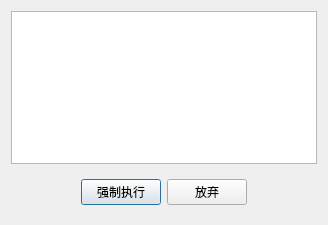
<?xml version="1.0" encoding="UTF-8"?>
<ui version="4.0">
 <class>OperationAlarmDialog</class>
 <widget class="QDialog" name="OperationAlarmDialog">
  <property name="geometry">
   <rect>
    <x>0</x>
    <y>0</y>
    <width>328</width>
    <height>225</height>
   </rect>
  </property>
  <property name="windowTitle">
   <string>操作报警</string>
  </property>
  <layout class="QVBoxLayout" name="verticalLayout">
   <item>
    <widget class="QTextEdit" name="textEdit">
     <property name="enabled">
      <bool>true</bool>
     </property>
     <property name="font">
      <font>
       <pointsize>12</pointsize>
      </font>
     </property>
     <property name="frameShadow">
      <enum>QFrame::Sunken</enum>
     </property>
     <property name="readOnly">
      <bool>true</bool>
     </property>
    </widget>
   </item>
   <item>
    <widget class="QWidget" name="widget" native="true">
     <layout class="QHBoxLayout" name="horizontalLayout">
      <item>
       <spacer name="horizontalSpacer">
        <property name="orientation">
         <enum>Qt::Horizontal</enum>
        </property>
        <property name="sizeHint" stdset="0">
         <size>
          <width>59</width>
          <height>20</height>
         </size>
        </property>
       </spacer>
      </item>
      <item>
       <widget class="QPushButton" name="pushButton">
        <property name="text">
         <string>强制执行</string>
        </property>
       </widget>
      </item>
      <item>
       <widget class="QPushButton" name="pushButton_2">
        <property name="text">
         <string>放弃</string>
        </property>
       </widget>
      </item>
      <item>
       <spacer name="horizontalSpacer_2">
        <property name="orientation">
         <enum>Qt::Horizontal</enum>
        </property>
        <property name="sizeHint" stdset="0">
         <size>
          <width>59</width>
          <height>20</height>
         </size>
        </property>
       </spacer>
      </item>
     </layout>
    </widget>
   </item>
  </layout>
 </widget>
 <resources/>
 <connections/>
</ui>
